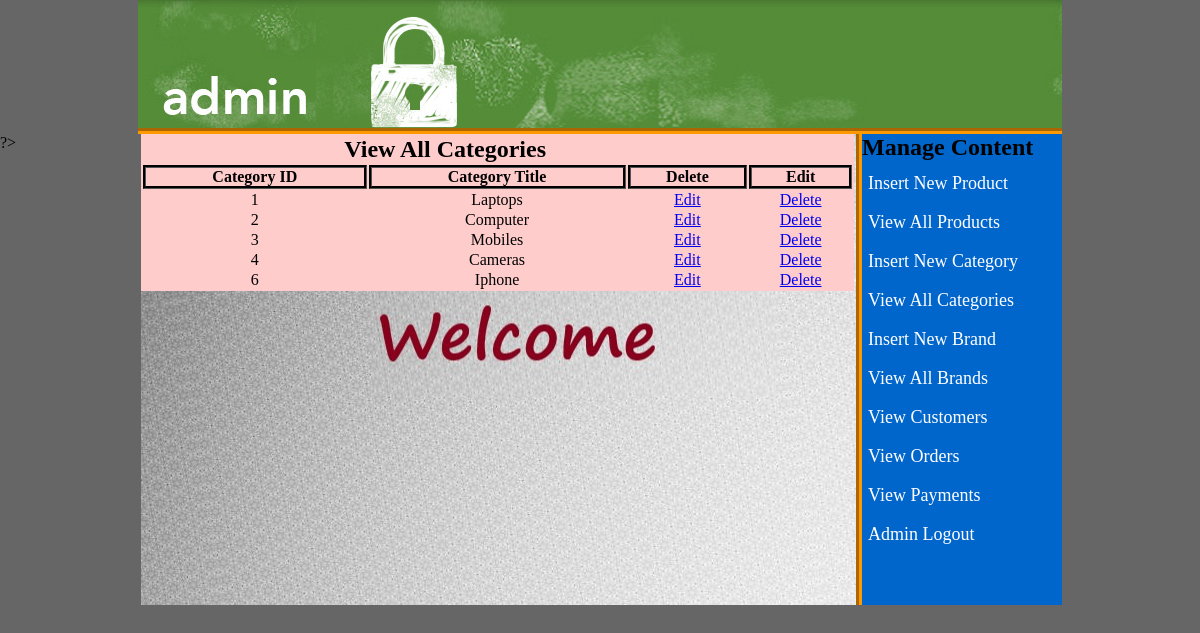
The page /admin_area/index.php?view_cats (signed in) on the database its author committed.
### tables this page shows
CREATE TABLE `categories` (
  `cat_id` int(10) NOT NULL,
  `cat_title` text NOT NULL
);

### admin_area/view_cats.php (the view, shortened to what this page needs)
<?php
if (!isset($_SESSION['admin_email'])) {
	echo "<script>window.open('login.php','_self')</script>";
}else{
?>
<!DOCTYPE html>
<html>
<head>
</head>
<body>
<table width="713" align="center" bgcolor="#FFCCCC" border="2">
	<tr align="center">
		<td colspan="3"><h2>View All Categories</h2></td>
	</tr>
	<tr align=" center">
		<th>Category ID</th>
		<th>Category Title</th>
		<th>Delete</th>
		<th>Edit</th>
	</tr>
	<?php
	include("includes/db.php");
	$get_cats="select * from categories";
	$run_cats=mysqli_query($con,$get_cats);
	while ($row_cats=mysqli_fetch_array($run_cats) ){
		$cat_id=$row_cats['cat_id'];
        $cat_title=$row_cats['cat_title'];
	?>
	<tr align="center">
		<td><?php echo $cat_id; ?></td>
		<td><?php echo $cat_title; ?></td>
		<td><a href="index.php?edit_cat=<?php echo $cat_id; ?>">Edit</a></td>
		<td><a href="index.php?delete_cat=<?php echo $cat_id; ?>">Delete</a></td>
	</tr>
	<?php } ?>
</table>
</body>
</html><?php } ?>

### admin_area/styles/jpt1.css (style rules this page uses)
html, body, div, span, applet, object, iframe, h1, h2, h3, h4, h5, h6, p, blockquote, pre, a, abbr, acronym, address, big, cite, code, del, dfn, em, img, ins, kbd, q, s, samp, small, strike, strong, sub, sup, tt, var, b, u, i, center, dl, dt, dd, ol, ul, li, fieldset, form, label, legend, table, caption, tbody, tfoot, thead, tr, th, td, article, aside, canvas, details, embed, figure, figcaption, footer, header, hgroup, menu, nav, output, ruby, section, summary, time, mark, audio, video { margin: 0; padding: 0; border: 0; vertical-align: baseline; }
body { background: #666; }

### admin_area/view_cats.php (style rules this page uses)
tr,th { border:3px groove #000; }

### rows shown on the page
categories: cat_id "1", cat_title "Laptops"
categories: cat_id "2", cat_title "Computer"
categories: cat_id "3", cat_title "Mobiles"
categories: cat_id "4", cat_title "Cameras"
categories: cat_id "6", cat_title "Iphone"
